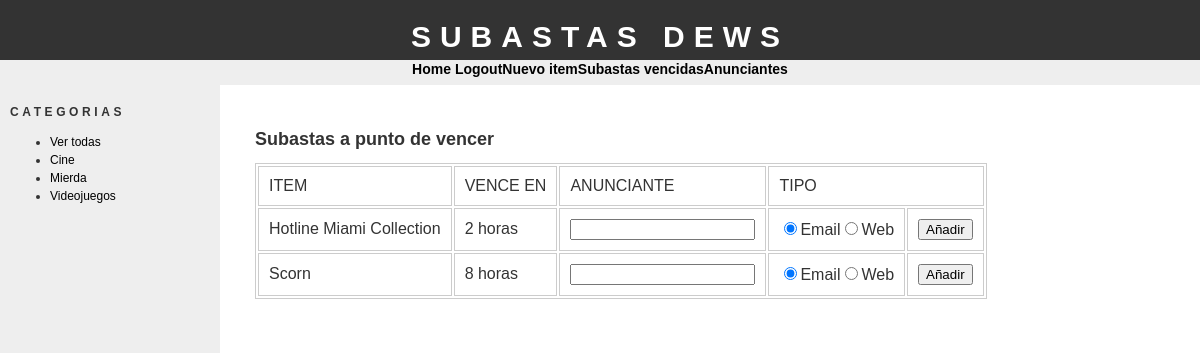
The app's page /views/advertise.php (signed in) with its own data.
### tables this page shows
CREATE TABLE IF NOT EXISTS `categoria` (
  `id` int(11) NOT NULL AUTO_INCREMENT,
  `categoria` varchar(30) NOT NULL,
  PRIMARY KEY (`id`)
);

CREATE TABLE IF NOT EXISTS `item` (
  `id` int(11) NOT NULL AUTO_INCREMENT,
  `id_cat` int(11) NOT NULL,
  `id_user` int(11) NOT NULL,
  `nombre` varchar(50) NOT NULL,
  `preciopartida` float NOT NULL,
  `descripcion` varchar(200) NOT NULL,
  `fechafin` datetime NOT NULL,
  PRIMARY KEY (`id`),
  KEY `id_cat` (`id_cat`),
  KEY `id_user` (`id_user`)
);

### DB/DB_category.php (called while the page is built, shortened)
<?php
function getItemCategories()
{
    $conn=connectToDB();
    $itemCategories=[];
    $query="SELECT * FROM categoria ORDER BY categoria ASC;";
    $st=$conn -> prepare($query);
    $st_executed=$st -> execute();
    if($st_executed)
    {
        $st_itemCategories=$st -> get_result();
        while($itemCategory=$st_itemCategories -> fetch_assoc())
            $itemCategories[]=$itemCategory;
    }
    return $itemCategories;
}
?>

### DB/DB_item.php (called while the page is built, shortened)
<?php
function getCloseToExpirationItems()
{
    $conn=connectToDB();
    $list_itemCloseToExpiration=[];
    $query="
    SELECT *
    FROM item
    WHERE TIMESTAMPDIFF(DAY, fechafin, now()) < 3
    AND TIMESTAMPDIFF(DAY, fechafin, now()) > -3
    AND
    (
        EXISTS
        (
            SELECT *
            FROM puja
            WHERE puja.id_item = item.id
            HAVING item.preciopartida*1.1 > max(puja.cantidad)
        )
        OR NOT EXISTS
        (
            SELECT *
            FROM puja
            WHERE puja.id_item = item.id
        )
    );";
    $st=$conn -> prepare($query);
    $st_executed=$st -> execute();
    if($st_executed)
    {
        $st_result=$st -> get_result();
        while($item=$st_result -> fetch_assoc())
            $list_itemCloseToExpiration[]=$item;
    }
    return $list_itemCloseToExpiration;
}
?>

### views/advertise.php (the view, shortened to what this page needs)
<?php
require_once "./header.php";
require_once "../DB/DB_item.php";
$list_almostExpiredItem=getCloseToExpirationItems();
function drawForm_advertiseItems()
{
    global $list_almostExpiredItem;
    $txtHTML="<form enctype='multipart/form-data' action=".str_replace(" ", "%20", $_SERVER["PHP_SELF"])." method='post'>";
    $txtHTML.=
    '
    <h2>Subastas a punto de vencer</h2>
    <table>
        <tr>
            <td>ITEM</td>
            <td>VENCE EN</td>
            <td>ANUNCIANTE</td>
            <td colspan="2">TIPO</td>
        </tr>
    ';
    for($i=0; $i < count($list_almostExpiredItem); $i++)
    {
        $item=$list_almostExpiredItem[$i];
        $item_id=$item["id"];
        $item_description=$item["descripcion"];
        $item_name=$item["nombre"];
        $item_endDate=$item["fechafin"];
        $dateObject=new DateTime();
        $otherDateObject=new DateTime($item_endDate);
        $diff=$dateObject -> diff($otherDateObject);
        $diff_days=$diff -> days;
        $diff_hours=$diff -> h;
        $hoursLeft=$diff_days*24 + $diff_hours;
        $txtHTML.="<tr>";
        $txtHTML.="<td>$item_name<input type='hidden' value='$item_id' name='item_id_$i'><input type='hidden' value='$item_description' name='item_description_$i'></td>";
        $txtHTML.="<td>$hoursLeft horas</td>";
        $txtHTML.="<td><input type='text' name='advertiser_$i'></td>";
        $txtHTML.="<td>";
        $txtHTML.="<input type='radio' value='0' name='_t_$i' checked>Email";
        $txtHTML.="<input type='radio' value='1' name='_t_$i'>Web";
        $txtHTML.="</td>";
        $txtHTML.="<td><input type='submit' name='send_$i' value='Añadir'></td>";
        $txtHTML.="</tr>";
    }
    $txtHTML.=
    '
        </table>
    </form>
    ';
    echo $txtHTML;
}
?>
    <?php
    drawForm_advertiseItems();
    ?>
</body>
</html>

### views/navbar.php
<?php
require_once "../DB/DB_category.php";
drawUl_itemCategories();
function drawUl_itemCategories()
{
    $list_item_category=getItemCategories();
    $txtHTML="<h1>Categorias</h1>";
    $txtHTML.="<ul><li><a href='./index.php'>Ver todas</a></li>";
    for($i=0; $i<count($list_item_category); $i++)
    {
        $item_category=$list_item_category[$i];
        $txtHTML.="<li><a href='./index.php?item_category_id=".$item_category["id"]."'>".$item_category["categoria"]."</a></li>";
    }
    $txtHTML.="</ul>";
    echo $txtHTML;
}
?>

### css/style.css (style rules this page uses)
body { font-family: "trebuchet ms", verdana, sans-serif; font-size: 12px; line-height: 1.5em; color: #333; background: #ffffff; margin: 0; padding: 0; text-align: center; width: 100%; }
a:link { text-decoration: none; color: #000; }
#bar h1 { font-size: 12px; text-transform: uppercase; letter-spacing: 0.3em; }
table { border: thin solid #cccccc; background: #ffffff; }
td { border: thin solid #cccccc; padding: 10px; }

### records on screen
categoria: categoria "Cine"
categoria: categoria "Mierda"
categoria: categoria "Videojuegos"
item: nombre "Hotline Miami Collection"
item: nombre "Scorn"
